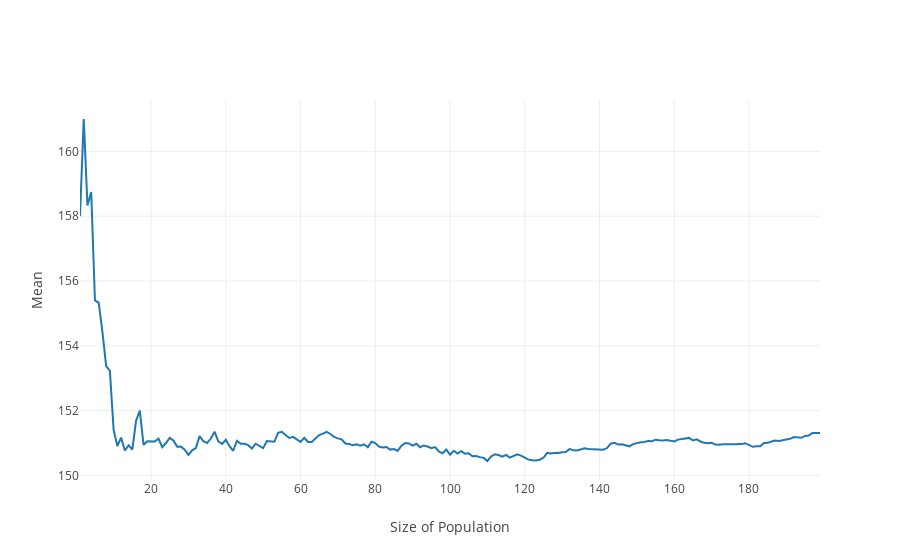

Source (notebook cell):
### Code cell
trace = go.Scatter(
    x = np.arange(1, 200),
    y = running_mean
)

layout = go.Layout(
    xaxis=dict(
        title='Size of Population'
    ),
    yaxis=dict(
        title='Mean'
    )
)

fig = go.Figure(data = [trace], layout = layout)
iplot(fig)

### Figure 1 — Plotly figure (JSON) as saved in the notebook; plotly's stock layout.template omitted (floating-point values rounded to 4 significant figures; data arrays with more than 128 entries replaced by an {"elided": "..."} marker saying what was removed)
{"data": [{"type": "scatter", "uid": "182423cc-cae7-11e8-ad84-f0189801d286", "x": {"elided": "199 int values"}, "y": {"elided": "199 float values"}}], "layout": {"xaxis": {"title": "Size of Population"}, "yaxis": {"title": "Mean"}}}
